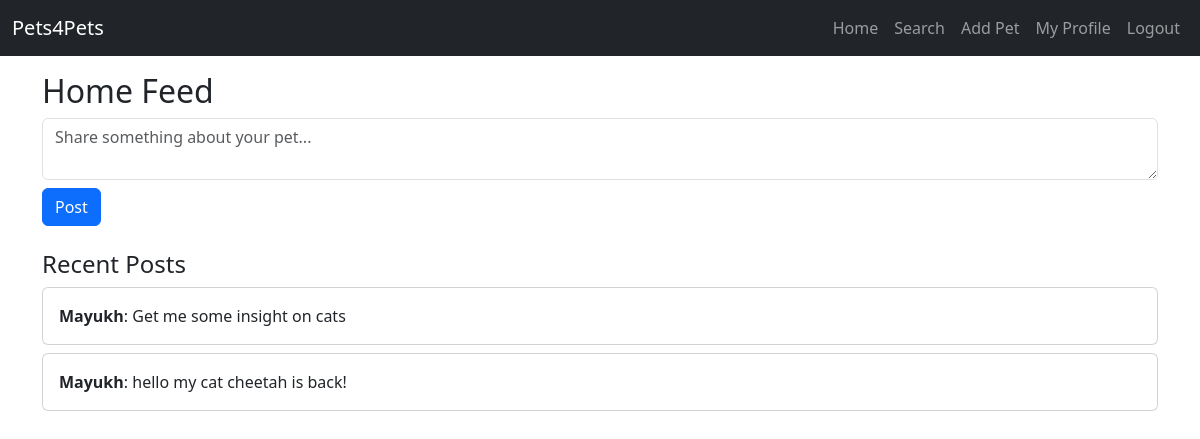
The app's page / (signed in) with its own data.
### app.py (models this page shows)
class User(db.Model):
    id = db.Column(db.Integer, primary_key=True)
    username = db.Column(db.String(150), unique=True, nullable=False)
    password = db.Column(db.String(150), nullable=False)
    pets = db.relationship('Pet', backref='owner', lazy=True)

class Post(db.Model):
    id = db.Column(db.Integer, primary_key=True)
    content = db.Column(db.String(500), nullable=False)
    timestamp = db.Column(db.Integer)
    user_id = db.Column(db.Integer, db.ForeignKey('user.id'), nullable=False)

### app.py (the view)
@app.route('/')
def home():
    if 'user_id' not in session:
        return redirect(url_for('login'))
    user_id = session['user_id']
    feed = twitter.getNewsFeed(user_id)
    return render_template('home.html', feed=feed)

### app.py (called while the page is built)
@app.before_request
def check_session_user():
    if 'user_id' in session:
        if not User.query.get(session['user_id']):
            session.pop('user_id')

    def getNewsFeed(self, userId):
        user = User.query.get(userId)
        if not user:
            return []
        followees = user.following.all() + [user]
        posts = Post.query.filter(Post.user_id.in_([u.id for u in followees])).order_by(Post.timestamp.desc()).limit(10).all()
        return [{'username': User.query.get(post.user_id).username, 'content': post.content} for post in posts]

### templates/home.html (shortened to what this page needs)
{% extends "base.html" %}
{% block content %}
<h2>Home Feed</h2>
<form method="POST" action="/post">
    <textarea name="content" class="form-control mb-2" placeholder="Share something about your pet..." required></textarea>
    <button type="submit" class="btn btn-primary">Post</button>
</form>
<h4 class="mt-4">Recent Posts</h4>
<div id="feed-container">
{% for post in feed %}
    <div class="card mb-2">
        <div class="card-body">
            <strong>{{ post.username }}</strong>: {{ post.content }}
        </div>
    </div>
{% endfor %}
</div>
{% endblock %}

### records on screen
User: username "Mayukh" "Mayukh"
Post: content "Get me some insight on cats"
Post: content "hello my cat cheetah is back!"
